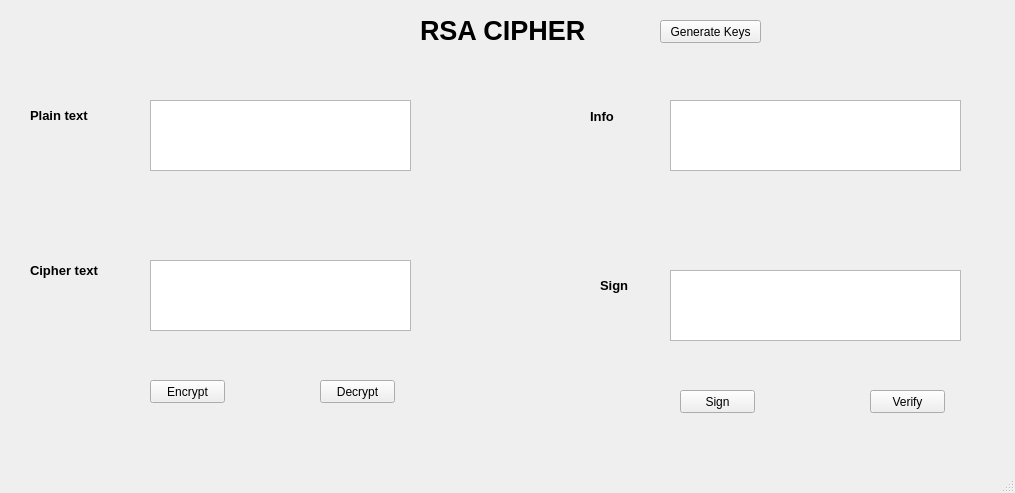
<?xml version="1.0" encoding="UTF-8"?>
<ui version="4.0">
 <class>MainWindow</class>
 <widget class="QMainWindow" name="MainWindow">
  <property name="geometry">
   <rect>
    <x>0</x>
    <y>0</y>
    <width>1015</width>
    <height>493</height>
   </rect>
  </property>
  <property name="windowTitle">
   <string>MainWindow</string>
  </property>
  <widget class="QWidget" name="centralwidget">
   <widget class="QLabel" name="label">
    <property name="geometry">
     <rect>
      <x>420</x>
      <y>10</y>
      <width>201</width>
      <height>41</height>
     </rect>
    </property>
    <property name="font">
     <font>
      <pointsize>20</pointsize>
      <weight>75</weight>
      <bold>true</bold>
     </font>
    </property>
    <property name="text">
     <string>RSA CIPHER</string>
    </property>
   </widget>
   <widget class="QLabel" name="label_2">
    <property name="geometry">
     <rect>
      <x>30</x>
      <y>100</y>
      <width>81</width>
      <height>31</height>
     </rect>
    </property>
    <property name="font">
     <font>
      <pointsize>10</pointsize>
      <weight>75</weight>
      <bold>true</bold>
     </font>
    </property>
    <property name="text">
     <string>Plain text </string>
    </property>
   </widget>
   <widget class="QLabel" name="label_3">
    <property name="geometry">
     <rect>
      <x>30</x>
      <y>260</y>
      <width>71</width>
      <height>21</height>
     </rect>
    </property>
    <property name="font">
     <font>
      <pointsize>10</pointsize>
      <weight>75</weight>
      <bold>true</bold>
     </font>
    </property>
    <property name="text">
     <string>Cipher text</string>
    </property>
   </widget>
   <widget class="QLabel" name="label_4">
    <property name="geometry">
     <rect>
      <x>590</x>
      <y>110</y>
      <width>47</width>
      <height>13</height>
     </rect>
    </property>
    <property name="font">
     <font>
      <pointsize>10</pointsize>
      <weight>75</weight>
      <bold>true</bold>
     </font>
    </property>
    <property name="text">
     <string>Info</string>
    </property>
   </widget>
   <widget class="QLabel" name="label_5">
    <property name="geometry">
     <rect>
      <x>600</x>
      <y>270</y>
      <width>47</width>
      <height>31</height>
     </rect>
    </property>
    <property name="font">
     <font>
      <pointsize>10</pointsize>
      <weight>75</weight>
      <bold>true</bold>
     </font>
    </property>
    <property name="text">
     <string>Sign</string>
    </property>
   </widget>
   <widget class="QTextEdit" name="txtplaintext">
    <property name="geometry">
     <rect>
      <x>150</x>
      <y>100</y>
      <width>261</width>
      <height>71</height>
     </rect>
    </property>
   </widget>
   <widget class="QTextEdit" name="txtciphertext">
    <property name="geometry">
     <rect>
      <x>150</x>
      <y>260</y>
      <width>261</width>
      <height>71</height>
     </rect>
    </property>
   </widget>
   <widget class="QTextEdit" name="txtinfo">
    <property name="geometry">
     <rect>
      <x>670</x>
      <y>100</y>
      <width>291</width>
      <height>71</height>
     </rect>
    </property>
   </widget>
   <widget class="QTextEdit" name="txtsign">
    <property name="geometry">
     <rect>
      <x>670</x>
      <y>270</y>
      <width>291</width>
      <height>71</height>
     </rect>
    </property>
   </widget>
   <widget class="QPushButton" name="btnkeys">
    <property name="geometry">
     <rect>
      <x>660</x>
      <y>20</y>
      <width>101</width>
      <height>23</height>
     </rect>
    </property>
    <property name="text">
     <string>Generate Keys</string>
    </property>
   </widget>
   <widget class="QPushButton" name="btnencrypt">
    <property name="geometry">
     <rect>
      <x>150</x>
      <y>380</y>
      <width>75</width>
      <height>23</height>
     </rect>
    </property>
    <property name="text">
     <string>Encrypt</string>
    </property>
   </widget>
   <widget class="QPushButton" name="btndecrypt">
    <property name="geometry">
     <rect>
      <x>320</x>
      <y>380</y>
      <width>75</width>
      <height>23</height>
     </rect>
    </property>
    <property name="text">
     <string>Decrypt</string>
    </property>
   </widget>
   <widget class="QPushButton" name="btnsign">
    <property name="geometry">
     <rect>
      <x>680</x>
      <y>390</y>
      <width>75</width>
      <height>23</height>
     </rect>
    </property>
    <property name="text">
     <string>Sign</string>
    </property>
   </widget>
   <widget class="QPushButton" name="btnverify">
    <property name="geometry">
     <rect>
      <x>870</x>
      <y>390</y>
      <width>75</width>
      <height>23</height>
     </rect>
    </property>
    <property name="text">
     <string>Verify</string>
    </property>
   </widget>
  </widget>
  <widget class="QMenuBar" name="menubar">
   <property name="geometry">
    <rect>
     <x>0</x>
     <y>0</y>
     <width>1015</width>
     <height>21</height>
    </rect>
   </property>
  </widget>
  <widget class="QStatusBar" name="statusbar"/>
 </widget>
 <resources/>
 <connections/>
</ui>
